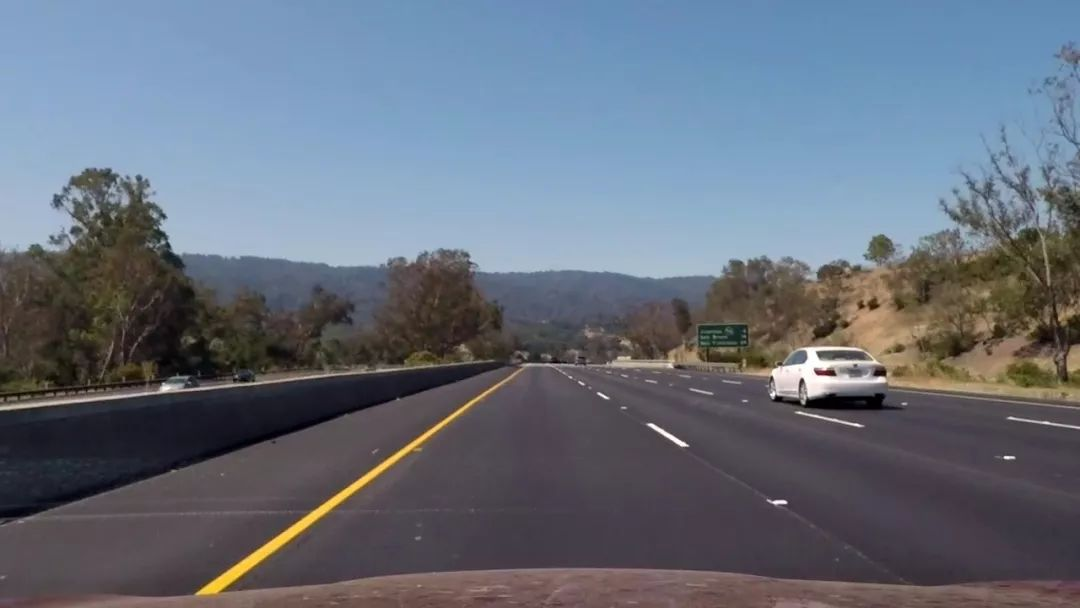
#> input picture line.jpg, 1080 x 608 px
$ python threshold.py
#> lines starting #> are read from the running program, lines starting #| are printed output that depends on the picture
import cv2


cv2.namedWindow("edge_detection")
cv2.createTrackbar("minThreshold", "edge_detection", 50, 1000, lambda x:x)
cv2.createTrackbar("maxThreshold", "edge_detection", 50, 1000, lambda x:x)


gray = cv2.imread("line.jpg", cv2.IMREAD_GRAYSCALE)
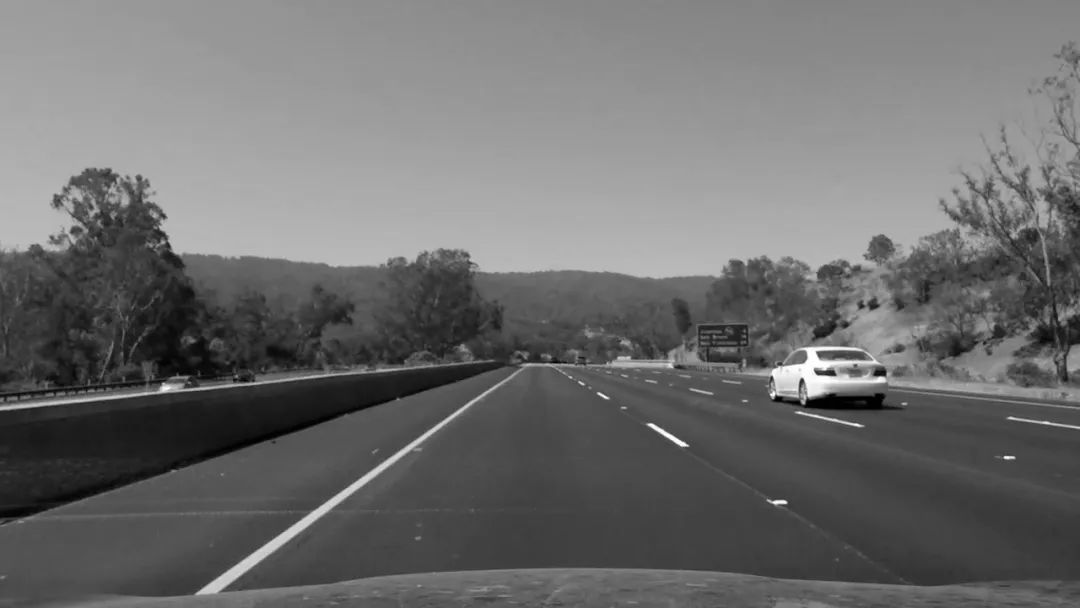
#> gray: shape (608, 1080); min 0, max 255, mean 109.5
while True:
    minThreshold = cv2.getTrackbarPos("minThreshold", "edge_detection")
    maxThreshold = cv2.getTrackbarPos("maxThreshold", "edge_detection")
    edge = cv2.Canny(gray, minThreshold, maxThreshold)
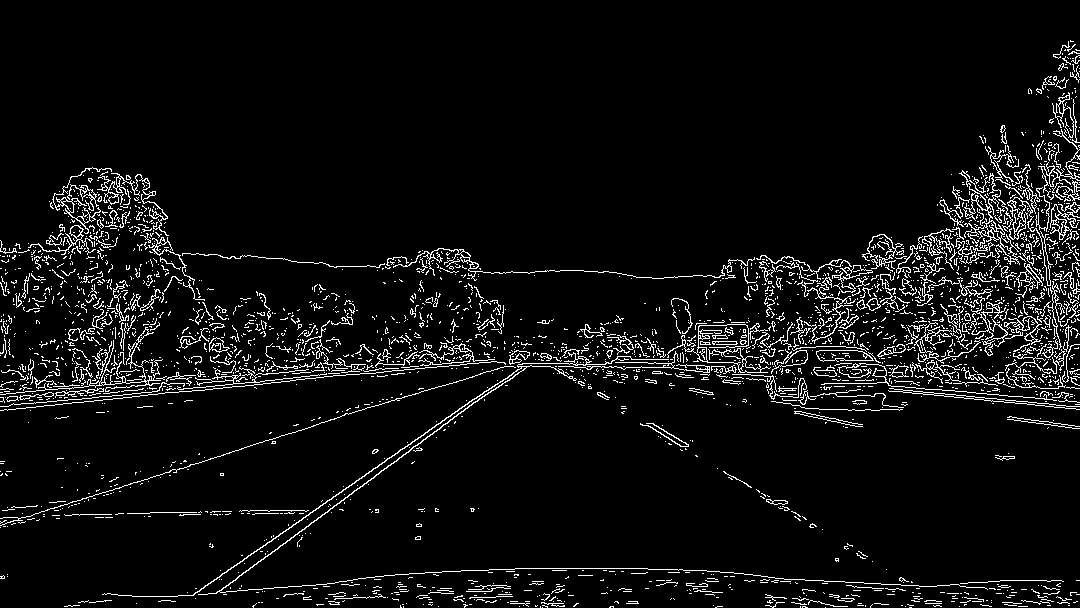
#> edge: shape (608, 1080); 5.8% white in thin lines or dots
    cv2.imshow("edge_detection", edge)
    cv2.waitKey(10)

$ run again, with 00129.jpg copied over line.jpg
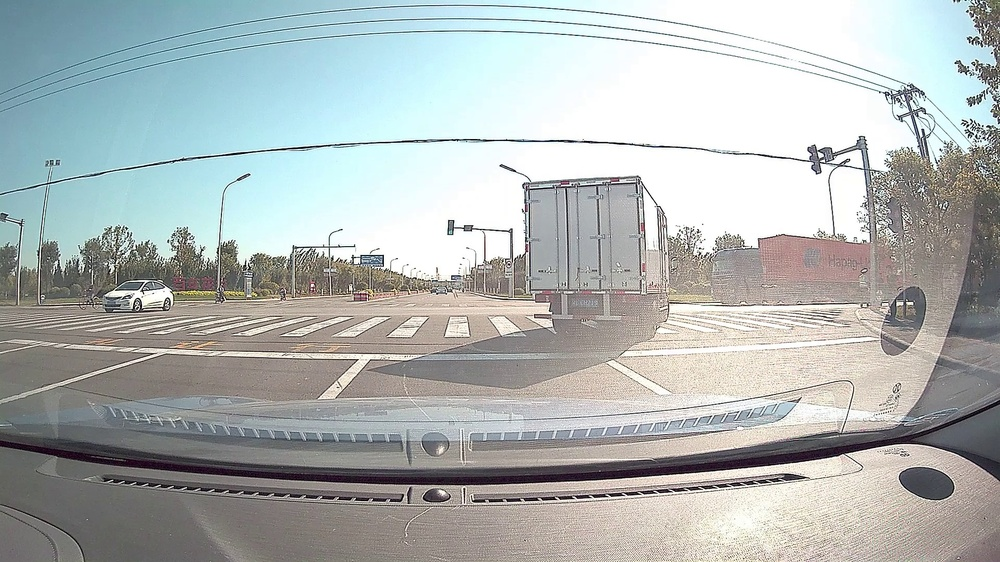
#> input picture 00129.jpg, 1000 x 562 px, shrunk from 1920 x 1080 before the run
#> `gray = cv2.imread("line.jpg", cv2.IMREAD_GRAYSCALE)`:
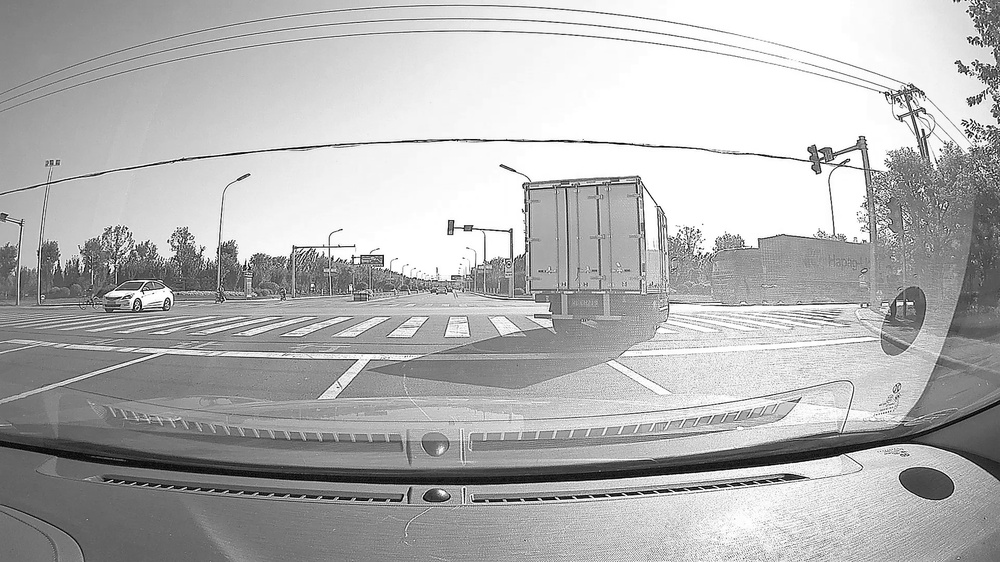
#> gray: shape (562, 1000); min 0, max 255, mean 179.4
#> `edge = cv2.Canny(gray, minThreshold, maxThreshold)`:
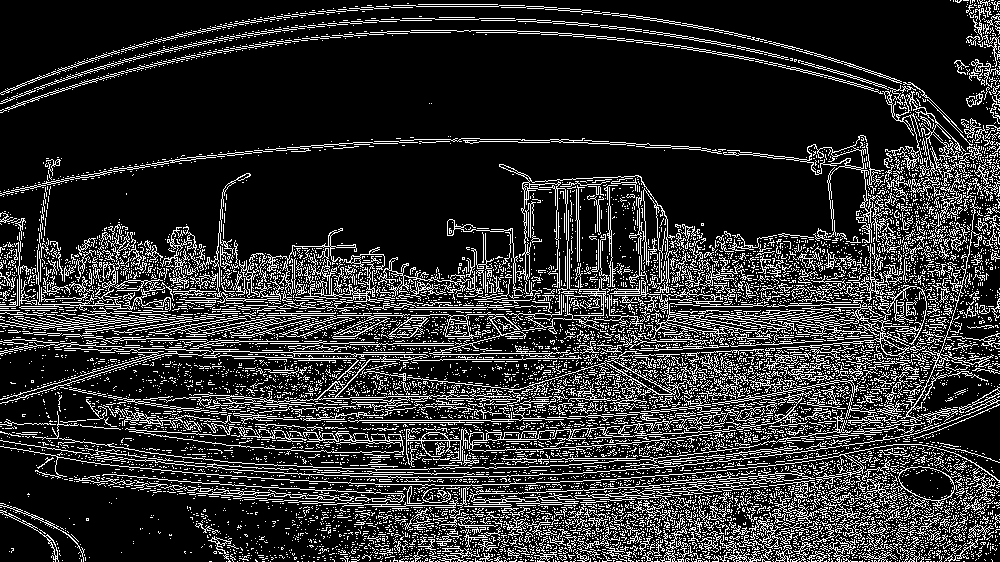
#> edge: shape (562, 1000); 18.4% white in thin lines or dots
